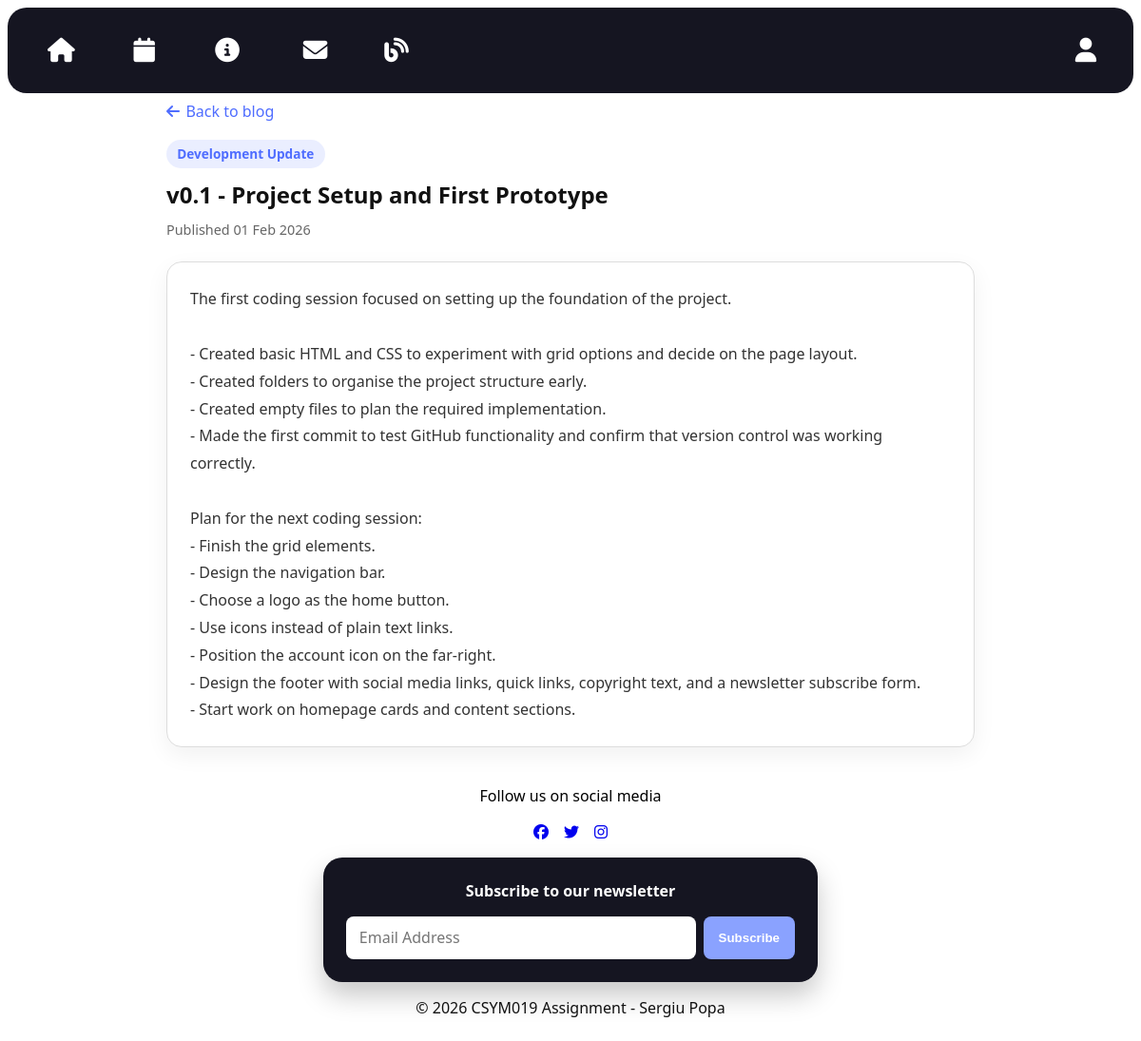
Screenshot of /blog/show?id=1 with the database file from the repository.
### tables this page shows
CREATE TABLE blog_posts (
    postid INT AUTO_INCREMENT PRIMARY KEY,
    title VARCHAR(255) NOT NULL,
    category VARCHAR(100) NOT NULL,
    content TEXT NOT NULL,
    image_path VARCHAR(255) NULL,
    created_at TIMESTAMP DEFAULT CURRENT_TIMESTAMP,
    updated_at TIMESTAMP NULL DEFAULT NULL ON UPDATE CURRENT_TIMESTAMP
);

### src/framework/Application.php (called while the page is built, shortened)
<?php
class Application
{
    private Router $router;
    public function __construct(Router $router)
    {
        $this->router = $router;
    }
    public function run(): void
    {
        $path = parse_url($_SERVER['REQUEST_URI'], PHP_URL_PATH);
        $route = trim($path ?? '', '/');
        $parts = explode('/', $route);
        $controllerName = $parts[0] ?? 'home';
        $action = $parts[1] ?? 'index';
        $params = array_slice($parts, 2);
        $controller = $this->router->getController($controllerName);
        $page = $controller->$action(...$params);
        $variables = $page['variables'] ?? [];
        $content = $this->render(
            __DIR__ . '/../pages/' . $page['template'],
            $variables
        );
        require __DIR__ . '/../pages/layout.html.php';
    }
    private function render(string $file, array $variables = []): string
    {
        extract($variables);
        require $file;
        return ob_get_clean();
    }
}

### src/index.php (called while the page is built, shortened)
<?php
require_once __DIR__ . '/vendor/autoload.php';
require_once __DIR__ . '/autoload.php';
$router = new framework\Router();
$app = new framework\Application($router);
$app->run();

### src/controllers/BlogController.php (called while the page is built, shortened)
<?php
class BlogController
{
    private BlogTable $blogPosts;
    public function __construct()
    {
        $this->blogPosts = new BlogTable();
    }
    public function show(): array
    {
        $id = $_GET['id'] ?? null;
        $post = $this->blogPosts->findById((int) $id);
        return [
            'title' => $post->title,
            'template' => 'blogPost.html.php',
            'styles' => ['blog.css'],
            'variables' => [
                'post' => $post
            ]
        ];
    }
}

### src/autoload.php (called while the page is built, shortened)
<?php
spl_autoload_register(function (string $class) {
    $baseDir = __DIR__ . '/';
    $file = $baseDir . str_replace('\\', '/', $class) . '.php';
});

### src/framework/Database.php (called while the page is built, shortened)
<?php
class Database
{
    private static ?PDO $connection = null;
    public static function getConnection(): PDO
    {
        if (self::$connection === null) {
            $host = 'db';
            $db   = 'csym019_db';
            $user = 'csym019_user';
            $pass = 'csym019_pass';
            try {
                self::$connection = new PDO(
                    "mysql:host=$host;dbname=$db;charset=utf8mb4",
                    $user,
                    $pass
                );
                self::$connection->setAttribute(
                    PDO::ATTR_ERRMODE,
                    PDO::ERRMODE_EXCEPTION
                );
                self::$connection->setAttribute(
                    PDO::ATTR_DEFAULT_FETCH_MODE,
                    PDO::FETCH_ASSOC
                );
            } catch (PDOException $e) {
                die('Database connection failed: ' . $e->getMessage());
            }
        }
        return self::$connection;
    }
}

### src/models/BlogTable.php (called while the page is built, shortened)
<?php
class BlogTable
{
    private DatabaseHelper $table;
    public function __construct()
    {
        $this->table = new DatabaseHelper(
            Database::getConnection(),
            'blog_posts',
            'postid',
            BlogModel::class
        );
    }
    public function findById(int $postid): object|false
    {
        return $this->table->find('postid', $postid);
    }
}

### src/framework/DatabaseHelper.php (called while the page is built, shortened)
<?php
class DatabaseHelper
{
    private PDO $pdo;
    private string $table;
    private string $className;
    public function __construct(
        PDO $pdo,
        string $table,
        string $primaryKey,
        string $className = 'stdClass'
    ) {
        $this->pdo = $pdo;
        $this->table = $table;
        $this->className = $className;
    }
    public function find(string $field, mixed $value): object|false
    {
        $stmt = $this->pdo->prepare(
            "SELECT * FROM {$this->table} WHERE {$field} = :value"
        );
        $stmt->execute([
            'value' => $value
        ]);
        $stmt->setFetchMode(PDO::FETCH_CLASS, $this->className);
        return $stmt->fetch();
    }
}

### src/pages/blogPost.html.php (the view)
<article class="blog-single">
    <a class="blog-back" href="/blog">
        <i class="fa-solid fa-arrow-left"></i> Back to blog
    </a>
    <header class="blog-single-header">
        <span class="blog-label">
            <?= htmlspecialchars($post->category) ?>
        </span>
        <h1>
            <?= htmlspecialchars($post->title) ?>
        </h1>
        <p class="blog-meta">
            Published <?= date('d M Y', strtotime($post->created_at)) ?>
        </p>
    </header>
    <div class="blog-single-content">
        <?= nl2br(htmlspecialchars($post->content)) ?>
    </div>
</article>

### src/styles/global.css (style rules this page uses)
:root { --bg: #ffffff; }
html { overflow-x: hidden; }
body { margin: 0; font-family: system-ui, -apple-system, Segoe UI, Roboto, Arial, sans-serif; background: var(--bg); overflow-x: hidden; }
* { box-sizing: border-box; }

### src/styles/layout.css (style rules this page uses)
:root { --nav-pad: 0.75rem; --nav-gap: 0.75rem; --icon-size: 1.6rem; --logo-height: 2.5rem; }
body { display: grid; grid-template-rows: auto 1fr auto; min-height: 100vh; margin: 0; }

### src/styles/cards.css (style rules this page uses)
:root { --card-panel-color: #151521; --card-text-color: #f4f4f7; --card-secondary-color: #b8b8c6; --card-border-color: rgba(255, 255, 255, 0.1); --card-radius-size: 16px; --card-gap: clamp(12px, 2vw, 20px); --card-pad: clamp(14px, 2vw, 18px); }

### src/styles/blog.css (style rules this page uses)
.blog-label { width: fit-content; border-radius: 999px; padding: 0.35rem 0.7rem; background: rgba(138, 162, 255, 0.18); color: #4f6dff; font-size: 0.85rem; font-weight: 600; }
.blog-meta { margin: 0; color: #666; font-size: 0.9rem; }
.blog-single { max-width: 850px; margin: 0 auto; color: #111; }
.blog-back { display: inline-flex; gap: 0.4rem; align-items: center; margin-bottom: 1.2rem; color: #4f6dff; text-decoration: none; }
.blog-single-header { display: flex; flex-direction: column; gap: 0.7rem; margin-bottom: 1.5rem; }
.blog-single-header h1 { margin: 0; color: #111; }
.blog-single-content { border: 1px solid #ddd; border-radius: 16px; background: #fff; color: #333; padding: 1.5rem; line-height: 1.8; box-shadow: 0 8px 24px rgba(0, 0, 0, 0.06); }

### rows the page displays
blog_posts: category "Development Update", title "v0.1 - Project Setup and First Prototype", created_at "01 Feb 2026", content "The first coding session focused on setting up the foundation of the project. - Created basic HTML and CSS to experiment with grid options and decide on the page layout. - Created folders to organise the project structure early. - Created empty files to plan the required implementation. - Made the first commit to test GitHub functionality and confirm that version control was working correctly. Plan for the next coding session: - Finish the grid elements. - Design the navigation bar. - Choose a logo as the home button. - Use icons instead of plain text links. - Position the account icon on the far-right. - Design the footer with social media links, quick links, copyright text, and a…"
